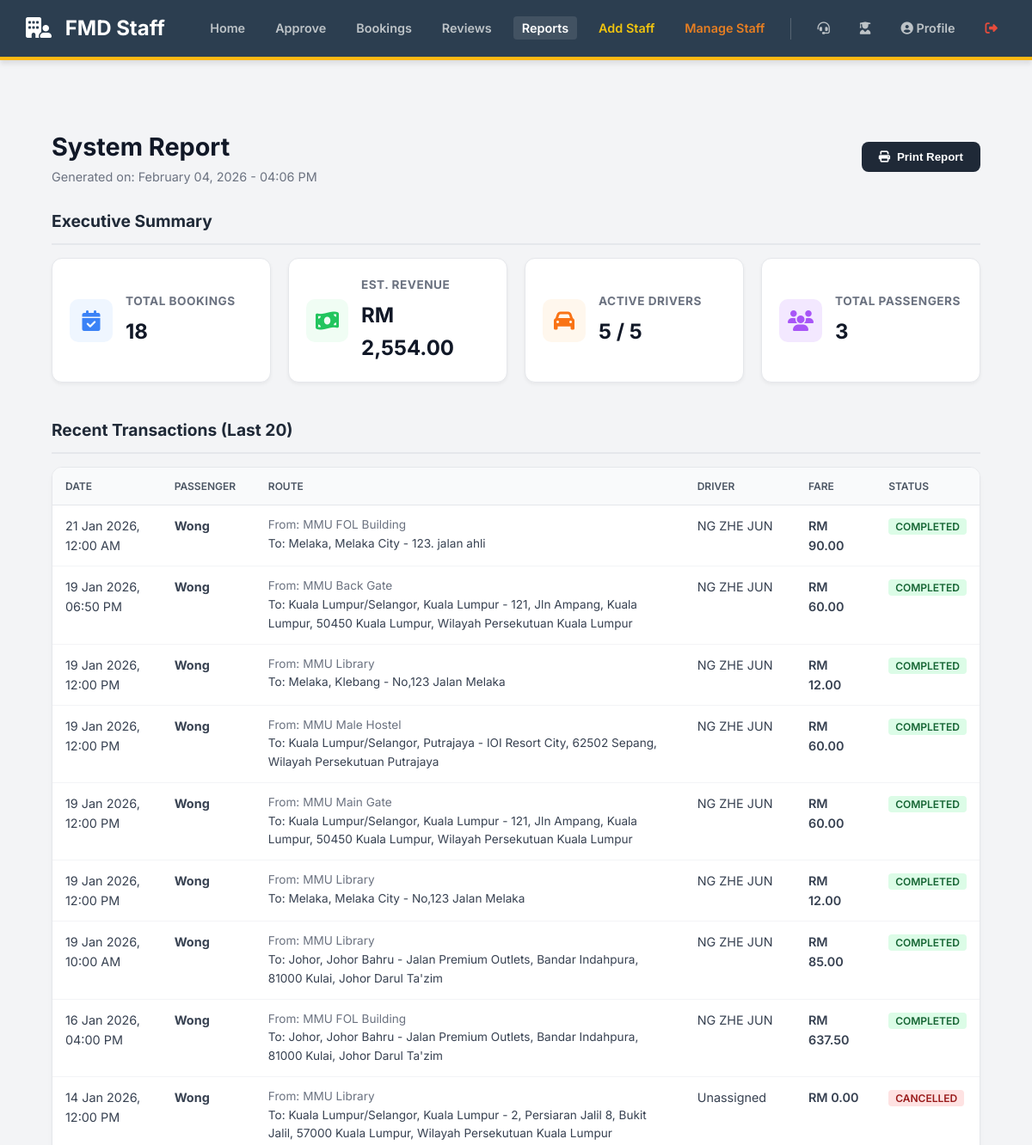
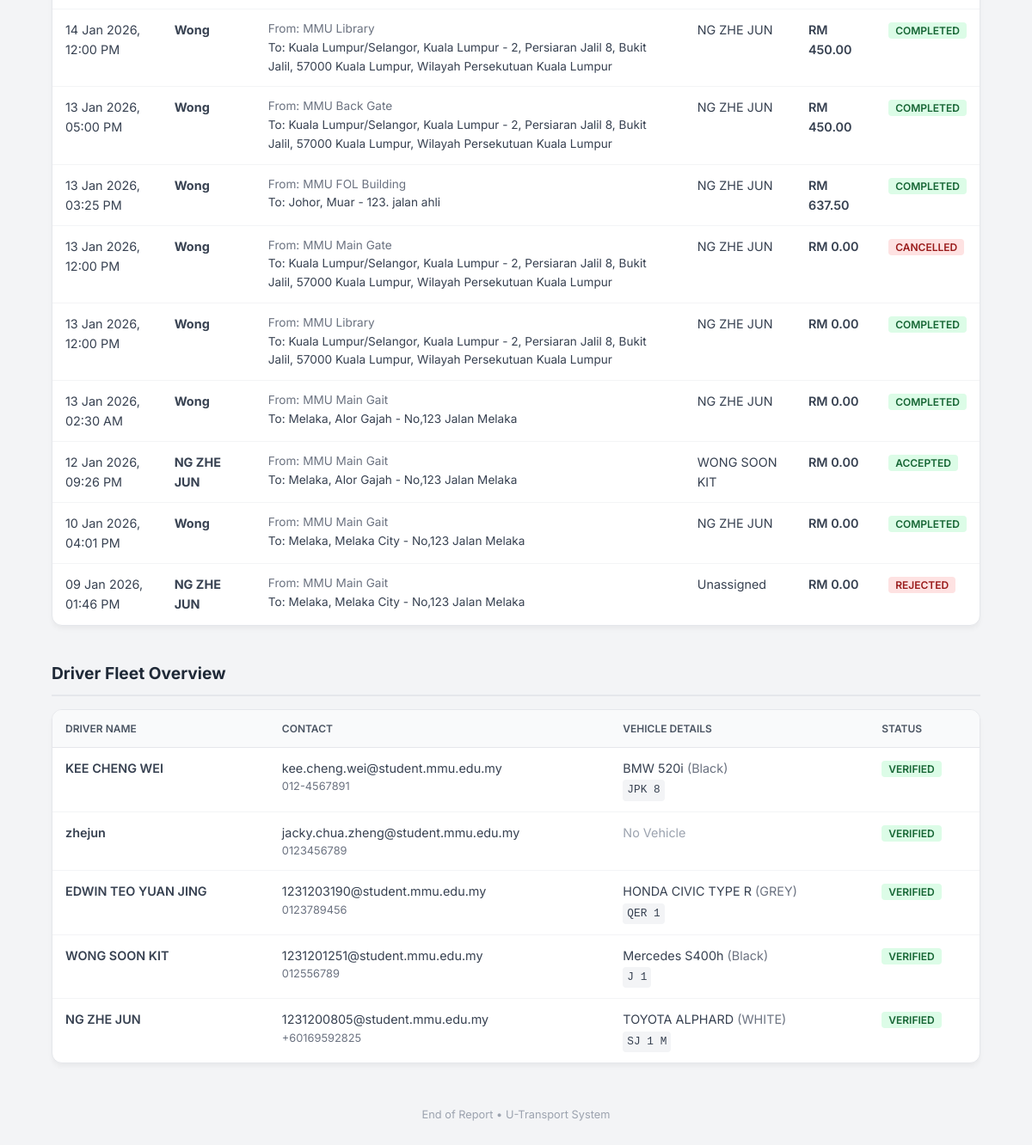
The page /reports.php (signed in) on the database its author committed (2 pictures, top to bottom).
### tables this page shows
CREATE TABLE `bookings` (
  `id` int(11) NOT NULL,
  `booking_ref` varchar(255) DEFAULT NULL,
  `student_id` varchar(50) NOT NULL,
  `driver_id` int(11) DEFAULT NULL,
  `destination` varchar(255) NOT NULL,
  `date_time` datetime NOT NULL,
  `passengers` int(11) NOT NULL,
  `vehicle_type` varchar(50) DEFAULT NULL,
  `pickup_point` varchar(255) NOT NULL,
  `remark` text DEFAULT NULL,
  `fare` decimal(10,2) DEFAULT 0.00,
  `status` varchar(50) DEFAULT 'Pending',
  `created_at` timestamp NOT NULL DEFAULT current_timestamp(),
  `payment_method` enum('Pending','Cash','DuitNow') DEFAULT 'Pending',
  `payment_status` enum('Unpaid','Paid') DEFAULT 'Unpaid'
);

CREATE TABLE `students` (
  `id` int(11) NOT NULL,
  `name` varchar(100) DEFAULT NULL,
  `student_id` varchar(50) DEFAULT NULL,
  `email` varchar(100) DEFAULT NULL,
  `password` varchar(255) DEFAULT NULL,
  `phone` varchar(20) DEFAULT NULL,
  `gender` varchar(10) DEFAULT 'Male',
  `profile_image` varchar(255) DEFAULT NULL
);

CREATE TABLE `drivers` (
  `driver_id` int(10) UNSIGNED NOT NULL,
  `full_name` varchar(100) NOT NULL,
  `identification_id` varchar(50) NOT NULL,
  `email` varchar(100) NOT NULL,
  `phone_number` varchar(20) DEFAULT NULL,
  `gender` varchar(10) DEFAULT NULL,
  `license_number` varchar(50) DEFAULT NULL,
  `license_expiry` date DEFAULT NULL,
  `password` varchar(255) NOT NULL,
  `created_at` timestamp NOT NULL DEFAULT current_timestamp(),
  `verification_status` enum('pending','verified','rejected') DEFAULT 'pending',
  `profile_image` varchar(255) DEFAULT NULL,
  `phone` varchar(20) DEFAULT NULL,
  `bio` text DEFAULT NULL,
  `duitnow_qr` varchar(255) DEFAULT NULL
);

CREATE TABLE `vehicles` (
  `vehicle_id` int(10) UNSIGNED NOT NULL,
  `driver_id` int(10) UNSIGNED NOT NULL,
  `vehicle_model` varchar(100) NOT NULL,
  `plate_number` varchar(20) NOT NULL,
  `vehicle_type` varchar(50) DEFAULT NULL,
  `vehicle_color` varchar(50) DEFAULT NULL,
  `seat_count` tinyint(3) UNSIGNED DEFAULT 4,
  `created_at` timestamp NOT NULL DEFAULT current_timestamp(),
  `road_tax_expiry` date DEFAULT NULL,
  `insurance_expiry` date DEFAULT NULL
);

### reports.php (the view, shortened to what this page needs)
<?php
require_once 'db_connect.php';
require_once 'admin_header.php';
function getCount($conn, $table, $condition = "") {
    $r = mysqli_query($conn, "SELECT COUNT(*) as count FROM $table $condition");
    return $r ? mysqli_fetch_assoc($r)['count'] : 0;
}
$total_passengers = getCount($conn, "students");
$total_drivers    = getCount($conn, "drivers");
$verified_drivers = getCount($conn, "drivers", "WHERE verification_status='verified'");
$total_bookings   = getCount($conn, "bookings");
$rev_query = mysqli_query($conn, "SELECT SUM(fare) as total FROM bookings WHERE status != 'Cancelled' AND status != 'Rejected'");
$total_revenue = mysqli_fetch_assoc($rev_query)['total'] ?? 0;
$sql_bookings = "
    SELECT b.id, b.date_time, b.destination, b.pickup_point, b.fare, b.status,
           s.name as student_name, d.full_name as driver_name
    FROM bookings b
    LEFT JOIN students s ON b.student_id = s.student_id
    LEFT JOIN drivers d ON b.driver_id = d.driver_id
    ORDER BY b.date_time DESC LIMIT 20";
$res_bookings = mysqli_query($conn, $sql_bookings);
$sql_drivers = "
    SELECT d.full_name, d.email, d.phone_number, d.verification_status,
           v.vehicle_model, v.plate_number, v.vehicle_color
    FROM drivers d
    LEFT JOIN vehicles v ON d.driver_id = v.driver_id
    ORDER BY d.created_at DESC";
$res_drivers = mysqli_query($conn, $sql_drivers);
?>
<!DOCTYPE html>
<html lang="en">
<head>
</head>
<body>
    <main class="dashboard-container">
        <div class="page-header">
            <div>
                <h2 style="margin:0; color:#111827; font-size:1.8rem;">System Report</h2>
                <div class="report-meta">Generated on: <?php echo date("F d, Y - h:i A"); ?></div>
            </div>
            <button onclick="window.print()" class="btn-print">
                <i class="fa-solid fa-print"></i> Print Report
            </button>
        </div>
        <h3 class="section-title">Executive Summary</h3>
        <div class="stats-grid">
            <div class="stat-card">
                <div class="stat-icon bg-blue"><i class="fa-solid fa-calendar-check"></i></div>
                <div class="stat-content">
                    <h4>Total Bookings</h4>
                    <div class="number"><?php echo $total_bookings; ?></div>
                </div>
            </div>
            <div class="stat-card">
                <div class="stat-icon bg-green"><i class="fa-solid fa-money-bill-wave"></i></div>
                <div class="stat-content">
                    <h4>Est. Revenue</h4>
                    <div class="number">RM <?php echo number_format($total_revenue, 2); ?></div>
                </div>
            </div>
            <div class="stat-card">
                <div class="stat-icon bg-orange"><i class="fa-solid fa-car"></i></div>
                <div class="stat-content">
                    <h4>Active Drivers</h4>
                    <div class="number"><?php echo $verified_drivers; ?> / <?php echo $total_drivers; ?></div>
                </div>
            </div>
            <div class="stat-card">
                <div class="stat-icon bg-purple"><i class="fa-solid fa-users"></i></div>
                <div class="stat-content">
                    <h4>Total Passengers</h4>
                    <div class="number"><?php echo $total_passengers; ?></div>
                </div>
            </div>
        </div>
        <h3 class="section-title">Recent Transactions (Last 20)</h3>
        <div class="card-table">
            <table>
                <thead>
                    <tr>
                        <th>Date</th>
                        <th>Passenger</th>
                        <th>Route</th>
                        <th>Driver</th>
                        <th>Fare</th>
                        <th>Status</th>
                    </tr>
                </thead>
                <tbody>
                    <?php if(mysqli_num_rows($res_bookings) > 0): ?>
                        <?php while($row = mysqli_fetch_assoc($res_bookings)): ?>
                        <tr>
                            <td><?php echo date("d M Y, h:i A", strtotime($row['date_time'])); ?></td>
                            <td>
                                <strong><?php echo htmlspecialchars($row['student_name']); ?></strong>
                            </td>
                            <td>
                                <div style="font-size:0.85rem; color:#6b7280;">From: <?php echo htmlspecialchars($row['pickup_point']); ?></div>
                                <div style="font-size:0.85rem;">To: <?php echo htmlspecialchars($row['destination']); ?></div>
                            </td>
                            <td><?php echo htmlspecialchars($row['driver_name'] ?? 'Unassigned'); ?></td>
                            <td style="font-weight:600;">RM <?php echo number_format($row['fare'], 2); ?></td>
                            <td>
                                <?php
                                    $s = strtolower($row['status']);
                                    $class = ($s == 'completed' || $s == 'accepted') ? 'badge-completed' : (($s == 'cancelled' || $s == 'rejected') ? 'badge-cancelled' : 'badge-pending');
                                ?>
                                <span class="badge <?php echo $class; ?>"><?php echo ucfirst($row['status']); ?></span>
                            </td>
                        </tr>
                        <?php endwhile; ?>
                    <?php else: ?>
                        <tr><td colspan="6" style="text-align:center; padding:20px; color:#9ca3af;">No booking data available.</td></tr>
                    <?php endif; ?>
                </tbody>
            </table>
        </div>
        <h3 class="section-title">Driver Fleet Overview</h3>
        <div class="card-table">
            <table>
                <thead>
                    <tr>
                        <th>Driver Name</th>
                        <th>Contact</th>
                        <th>Vehicle Details</th>
                        <th>Status</th>
                    </tr>
                </thead>
                <tbody>
                    <?php if(mysqli_num_rows($res_drivers) > 0): ?>
                        <?php while($row = mysqli_fetch_assoc($res_drivers)): ?>
                        <tr>
                            <td style="font-weight:600;"><?php echo htmlspecialchars($row['full_name']); ?></td>
                            <td>
                                <div><?php echo htmlspecialchars($row['email']); ?></div>
                                <div style="color:#6b7280; font-size:0.8rem;"><?php echo htmlspecialchars($row['phone_number']); ?></div>
                            </td>
                            <td>
                                <?php if($row['vehicle_model']): ?>
                                    <div><?php echo htmlspecialchars($row['vehicle_model']); ?> <span style="color:#6b7280;">(<?php echo htmlspecialchars($row['vehicle_color']); ?>)</span></div>
                                    <div style="font-family:monospace; background:#f3f4f6; display:inline-block; padding:2px 5px; border-radius:4px; font-size:0.8rem; margin-top:2px;">
                                        <?php echo htmlspecialchars($row['plate_number']); ?>
                                    </div>
                                <?php else: ?>
                                    <span style="color:#9ca3af;">No Vehicle</span>
                                <?php endif; ?>
                            </td>
                            <td>
                                <?php
                                    $v = strtolower($row['verification_status']);
                                    $vClass = ($v == 'verified') ? 'badge-verified' : 'badge-pending';
                                ?>
                                <span class="badge <?php echo $vClass; ?>"><?php echo ucfirst($v); ?></span>
                            </td>
                        </tr>
                        <?php endwhile; ?>
                    <?php else: ?>
                        <tr><td colspan="4" style="text-align:center; padding:20px; color:#9ca3af;">No drivers registered.</td></tr>
                    <?php endif; ?>
                </tbody>
            </table>
        </div>
        <div style="text-align:center; color:#9ca3af; font-size:0.8rem; margin-top:50px;">
            End of Report • U-Transport System
        </div>
</main>
</body>
</html>

### style.css (style rules this page uses)
:root { --primary-color: #005A9C; --primary-dark: #004170; --secondary-color: #FDB813; --light-gray: #f4f4f9; --dark-gray: #333; --white-color: #ffffff; --shadow: 0 4px 6px rgba(0,0,0,0.1); }
* { margin: 0; padding: 0; box-sizing: border-box; }
body { font-family: 'Segoe UI', Tahoma, Geneva, Verdana, sans-serif; background-color: var(--light-gray); color: var(--dark-gray); line-height: 1.6; display: flex; flex-direction: column; min-height: 100vh; padding-bottom: 0; }
html { height: 100%; }
main { padding: 3rem 0; flex: 1; }

### admin_header.php (style rules this page uses)
body { background-color: #f4f6f9; font-family: sans-serif; margin: 0; }
.dashboard-container { margin-top: 30px; width: 90%; margin-left: auto; margin-right: auto; }

### reports.php (style rules this page uses)
body { font-family: 'Inter', sans-serif; background-color: #f3f4f6; }
.page-header { display: flex; justify-content: space-between; align-items: center; margin-bottom: 25px; }
.report-meta { color: #6b7280; font-size: 0.9rem; }
.stats-grid { display: grid; grid-template-columns: repeat(auto-fit, minmax(200px, 1fr)); gap: 20px; margin-bottom: 40px; }
.stat-card { background: white; padding: 20px; border-radius: 12px; box-shadow: 0 2px 4px rgba(0,0,0,0.05); border: 1px solid #e5e7eb; display: flex; align-items: center; gap: 15px; }
.stat-icon { width: 50px; height: 50px; border-radius: 10px; display: flex; align-items: center; justify-content: center; font-size: 1.5rem; }
.stat-content h4 { margin: 0; font-size: 0.85rem; color: #6b7280; text-transform: uppercase; letter-spacing: 0.5px; }
.stat-content .number { margin: 5px 0 0; font-size: 1.5rem; font-weight: 700; color: #111827; }
.bg-blue { background: #eff6ff; color: #3b82f6; }
.bg-green { background: #f0fdf4; color: #22c55e; }
.bg-purple { background: #f3e8ff; color: #a855f7; }
.bg-orange { background: #fff7ed; color: #f97316; }
.section-title { font-size: 1.2rem; font-weight: 700; color: #1f2937; margin-bottom: 15px; border-bottom: 2px solid #e5e7eb; padding-bottom: 10px; }
.card-table { background: white; border-radius: 12px; box-shadow: 0 4px 6px -1px rgba(0,0,0,0.05); overflow: hidden; border: 1px solid #e5e7eb; margin-bottom: 40px; }
table { width: 100%; border-collapse: collapse; font-size: 0.9rem; }
th { background: #f9fafb; text-align: left; padding: 12px 15px; font-weight: 600; color: #4b5563; text-transform: uppercase; font-size: 0.75rem; border-bottom: 1px solid #e5e7eb; }
td { padding: 12px 15px; border-bottom: 1px solid #f3f4f6; color: #374151; vertical-align: top; }
tr:last-child td { border-bottom: none; }
.badge { padding: 2px 8px; border-radius: 4px; font-size: 0.75rem; font-weight: 600; text-transform: uppercase; }
.badge-verified { background: #dcfce7; color: #166534; }
.badge-completed { background: #dcfce7; color: #166534; }
.badge-cancelled { background: #fee2e2; color: #991b1b; }
.btn-print { background: #1f2937; color: white; border: none; padding: 10px 20px; border-radius: 8px; cursor: pointer; font-weight: 600; display: flex; align-items: center; gap: 8px; }

### rows shown on the page
bookings: date_time "21 Jan 2026, 12:00 AM", students.name "Wong", pickup_point "MMU FOL Building", destination "Melaka, Melaka City - 123. jalan ahli", driver.full_name "NG ZHE JUN", fare "90.00", status "COMPLETED"
bookings: date_time "19 Jan 2026, 06:50 PM", students.name "Wong", pickup_point "MMU Back Gate", destination "Kuala Lumpur/Selangor, Kuala Lumpur - 121, Jln Ampang, Kuala Lumpur, 50450 Kuala Lumpur, Wilayah Persekutuan Kuala Lumpur", driver.full_name "NG ZHE JUN", fare "60.00", status "COMPLETED"
bookings: date_time "19 Jan 2026, 12:00 PM", students.name "Wong", pickup_point "MMU Library", destination "Melaka, Klebang - No,123 Jalan Melaka", driver.full_name "NG ZHE JUN", fare "12.00", status "COMPLETED"
bookings: date_time "19 Jan 2026, 12:00 PM", students.name "Wong", pickup_point "MMU Male Hostel", destination "Kuala Lumpur/Selangor, Putrajaya - IOI Resort City, 62502 Sepang, Wilayah Persekutuan Putrajaya", driver.full_name "NG ZHE JUN", fare "60.00", status "COMPLETED"
bookings: date_time "19 Jan 2026, 12:00 PM", students.name "Wong", pickup_point "MMU Main Gate", destination "Kuala Lumpur/Selangor, Kuala Lumpur - 121, Jln Ampang, Kuala Lumpur, 50450 Kuala Lumpur, Wilayah Persekutuan Kuala Lumpur", driver.full_name "NG ZHE JUN", fare "60.00", status "COMPLETED"
bookings: date_time "19 Jan 2026, 12:00 PM", students.name "Wong", pickup_point "MMU Library", destination "Melaka, Melaka City - No,123 Jalan Melaka", driver.full_name "NG ZHE JUN", fare "12.00", status "COMPLETED"
bookings: date_time "19 Jan 2026, 10:00 AM", students.name "Wong", pickup_point "MMU Library", destination "Johor, Johor Bahru - Jalan Premium Outlets, Bandar Indahpura, 81000 Kulai, Johor Darul Ta'zim", driver.full_name "NG ZHE JUN", fare "85.00", status "COMPLETED"
bookings: date_time "16 Jan 2026, 04:00 PM", students.name "Wong", pickup_point "MMU FOL Building", destination "Johor, Johor Bahru - Jalan Premium Outlets, Bandar Indahpura, 81000 Kulai, Johor Darul Ta'zim", driver.full_name "NG ZHE JUN", fare "637.50", status "COMPLETED"
bookings: date_time "14 Jan 2026, 12:00 PM", students.name "Wong", pickup_point "MMU Library", destination "Kuala Lumpur/Selangor, Kuala Lumpur - 2, Persiaran Jalil 8, Bukit Jalil, 57000 Kuala Lumpur, Wilayah Persekutuan Kuala Lumpur", driver_name "Unassigned", fare "0.00", status "CANCELLED"
bookings: date_time "14 Jan 2026, 12:00 PM", students.name "Wong", pickup_point "MMU Library", destination "Kuala Lumpur/Selangor, Kuala Lumpur - 2, Persiaran Jalil 8, Bukit Jalil, 57000 Kuala Lumpur, Wilayah Persekutuan Kuala Lumpur", driver.full_name "NG ZHE JUN", fare "450.00", status "COMPLETED"
bookings: date_time "13 Jan 2026, 05:00 PM", students.name "Wong", pickup_point "MMU Back Gate", destination "Kuala Lumpur/Selangor, Kuala Lumpur - 2, Persiaran Jalil 8, Bukit Jalil, 57000 Kuala Lumpur, Wilayah Persekutuan Kuala Lumpur", driver.full_name "NG ZHE JUN", fare "450.00", status "COMPLETED"
bookings: date_time "13 Jan 2026, 03:25 PM", students.name "Wong", pickup_point "MMU FOL Building", destination "Johor, Muar - 123. jalan ahli", driver.full_name "NG ZHE JUN", fare "637.50", status "COMPLETED"
bookings: date_time "13 Jan 2026, 12:00 PM", students.name "Wong", pickup_point "MMU Main Gate", destination "Kuala Lumpur/Selangor, Kuala Lumpur - 2, Persiaran Jalil 8, Bukit Jalil, 57000 Kuala Lumpur, Wilayah Persekutuan Kuala Lumpur", driver.full_name "NG ZHE JUN", fare "0.00", status "CANCELLED"
bookings: date_time "13 Jan 2026, 12:00 PM", students.name "Wong", pickup_point "MMU Library", destination "Kuala Lumpur/Selangor, Kuala Lumpur - 2, Persiaran Jalil 8, Bukit Jalil, 57000 Kuala Lumpur, Wilayah Persekutuan Kuala Lumpur", driver.full_name "NG ZHE JUN", fare "0.00", status "COMPLETED"
bookings: date_time "13 Jan 2026, 02:30 AM", students.name "Wong", pickup_point "MMU Main Gait", destination "Melaka, Alor Gajah - No,123 Jalan Melaka", driver.full_name "NG ZHE JUN", fare "0.00", status "COMPLETED"
bookings: date_time "12 Jan 2026, 09:26 PM", students.name "NG ZHE JUN", pickup_point "MMU Main Gait", destination "Melaka, Alor Gajah - No,123 Jalan Melaka", driver.full_name "WONG SOON KIT", fare "0.00", status "ACCEPTED"
bookings: date_time "10 Jan 2026, 04:01 PM", students.name "Wong", pickup_point "MMU Main Gait", destination "Melaka, Melaka City - No,123 Jalan Melaka", driver.full_name "NG ZHE JUN", fare "0.00", status "COMPLETED"
bookings: date_time "09 Jan 2026, 01:46 PM", students.name "NG ZHE JUN", pickup_point "MMU Main Gait", destination "Melaka, Melaka City - No,123 Jalan Melaka", driver_name "Unassigned", fare "0.00", status "REJECTED"
vehicles: driver.full_name "KEE CHENG WEI", driver.email "kee.cheng.wei@student.mmu.edu.my", driver.phone_number "012-4567891", vehicle_model "BMW 520i", vehicle_color "Black", plate_number "JPK 8", driver.verification_status "VERIFIED"
drivers: full_name "zhejun", email "jacky.chua.zheng@student.mmu.edu.my", phone_number "0123456789", shows "No Vehicle", verification_status "VERIFIED"
vehicles: driver.full_name "EDWIN TEO YUAN JING", driver.email "1231203190@student.mmu.edu.my", driver.phone_number "0123789456", vehicle_model "HONDA CIVIC TYPE R", vehicle_color "GREY", plate_number "QER 1", driver.verification_status "VERIFIED"
vehicles: driver.full_name "WONG SOON KIT", driver.email "1231201251@student.mmu.edu.my", driver.phone_number "012556789", vehicle_model "Mercedes S400h", vehicle_color "Black", plate_number "J 1", driver.verification_status "VERIFIED"
vehicles: driver.full_name "NG ZHE JUN", driver.email "1231200805@student.mmu.edu.my", driver.phone_number "+60169592825", vehicle_model "TOYOTA ALPHARD", vehicle_color "WHITE", plate_number "SJ 1 M", driver.verification_status "VERIFIED"

### other values the page prints
$total_bookings "18"
$total_revenue "2,554.00"
$verified_drivers "5"
$total_drivers "5"
$total_passengers "3"
